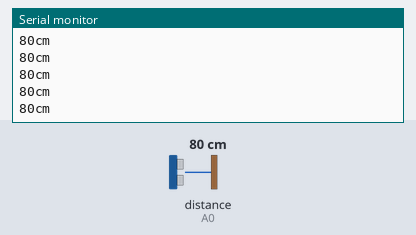
The sketch below on a simulated Arduino Uno, built with avr-gcc and run on an emulated ATmega328P. Shown: the last lines printed to the serial monitor. Wiring (inferred from the names in the program): ultrasonic range finder: trigger A1; echo A0. The test bench sets the inputs (shaded band); at power-on: distance to the obstacle (sensor on A0) 80 cm. The echo pulse lasts 58.3 µs per cm.

Above: at 1.2 s.
1.3 s: distance to the obstacle (sensor on A0) set to 2 cm
At 1.59 s:
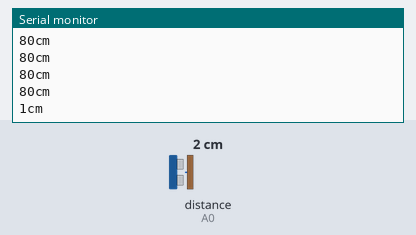
2.8 s: distance to the obstacle (sensor on A0) set to 4 cm
At 2.8 s:
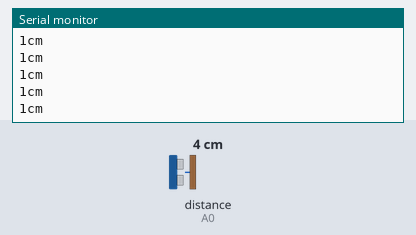
Timing chart, 0 to 5.8 s (numbered marks = the images above; inputs shaded):
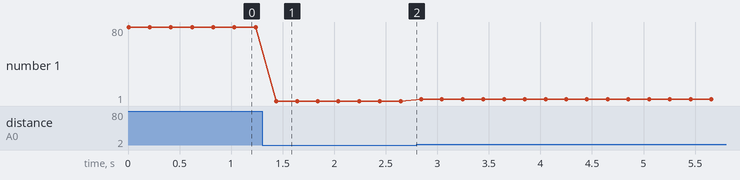

The sketch:

SR04.ino
```cpp
const int TrigPin = A1;
const int EchoPin = A0;
int cm;

void setup()
{
  Serial.begin(9600);
  pinMode(TrigPin, OUTPUT);
  pinMode(EchoPin, INPUT);
}
void loop()
{
  digitalWrite(TrigPin, LOW);
  delayMicroseconds(2);
  digitalWrite(TrigPin, HIGH);
  delayMicroseconds(10);
  digitalWrite(TrigPin, LOW);

  cm = pulseIn(EchoPin, HIGH) / 58.0;   //echo time conversion into a distance
  cm = (int(cm * 100.0)) / 100.0;       //keep two decimal places
  Serial.print(cm);
  Serial.print("cm");
  Serial.println();
  delay(200);
}
```

Measured:
- after the input at 1.3 s, the serial monitor: prints a new line after 0.14 s (image 1)
- plotted number 1: 80 → 1 after the input at 1.3 s, 1 → 3 after the input at 2.8 s
